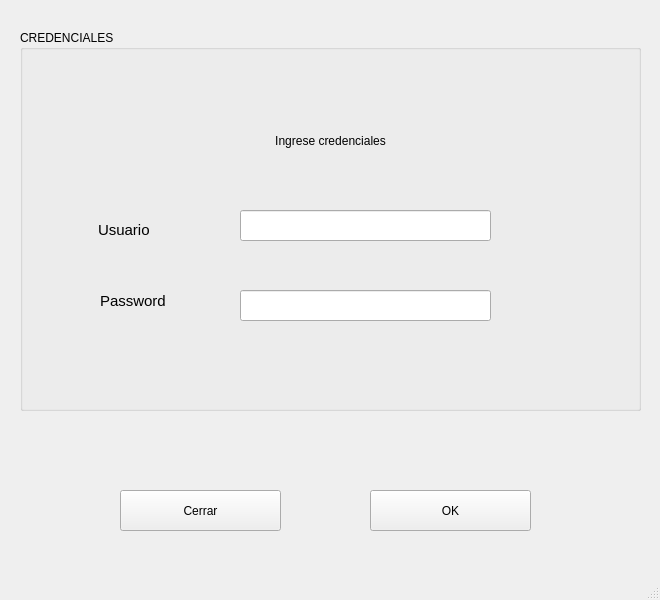
<?xml version="1.0" encoding="UTF-8"?>
<ui version="4.0">
 <class>MainWindow</class>
 <widget class="QMainWindow" name="MainWindow">
  <property name="geometry">
   <rect>
    <x>0</x>
    <y>0</y>
    <width>660</width>
    <height>600</height>
   </rect>
  </property>
  <property name="windowTitle">
   <string>Credenciales</string>
  </property>
  <property name="autoFillBackground">
   <bool>false</bool>
  </property>
  <property name="styleSheet">
   <string notr="true">.bg{
	background: rgb(0, 85, 127);
}</string>
  </property>
  <property name="unifiedTitleAndToolBarOnMac">
   <bool>false</bool>
  </property>
  <widget class="QWidget" name="centralwidget">
   <widget class="QPushButton" name="btn_ok">
    <property name="geometry">
     <rect>
      <x>370</x>
      <y>490</y>
      <width>161</width>
      <height>41</height>
     </rect>
    </property>
    <property name="text">
     <string>OK</string>
    </property>
    <property name="icon">
     <iconset>
      <normaloff>png/002-check.png</normaloff>png/002-check.png</iconset>
    </property>
    <property name="iconSize">
     <size>
      <width>32</width>
      <height>32</height>
     </size>
    </property>
    <property name="autoRepeat">
     <bool>false</bool>
    </property>
   </widget>
   <widget class="QPushButton" name="btn_cerrar">
    <property name="geometry">
     <rect>
      <x>120</x>
      <y>490</y>
      <width>161</width>
      <height>41</height>
     </rect>
    </property>
    <property name="text">
     <string>Cerrar</string>
    </property>
    <property name="icon">
     <iconset>
      <normaloff>png/001-cancel.png</normaloff>png/001-cancel.png</iconset>
    </property>
    <property name="iconSize">
     <size>
      <width>32</width>
      <height>32</height>
     </size>
    </property>
    <property name="autoRepeat">
     <bool>false</bool>
    </property>
   </widget>
   <widget class="QGroupBox" name="groupBox">
    <property name="geometry">
     <rect>
      <x>20</x>
      <y>30</y>
      <width>621</width>
      <height>381</height>
     </rect>
    </property>
    <property name="title">
     <string>CREDENCIALES</string>
    </property>
    <widget class="QLabel" name="label">
     <property name="geometry">
      <rect>
       <x>78</x>
       <y>190</y>
       <width>101</width>
       <height>20</height>
      </rect>
     </property>
     <property name="font">
      <font>
       <pointsize>11</pointsize>
       <weight>50</weight>
       <bold>false</bold>
      </font>
     </property>
     <property name="text">
      <string>Usuario</string>
     </property>
    </widget>
    <widget class="QLineEdit" name="lineEdit_User">
     <property name="geometry">
      <rect>
       <x>220</x>
       <y>180</y>
       <width>251</width>
       <height>31</height>
      </rect>
     </property>
    </widget>
    <widget class="QLineEdit" name="lineEdit_password">
     <property name="geometry">
      <rect>
       <x>220</x>
       <y>260</y>
       <width>251</width>
       <height>31</height>
      </rect>
     </property>
     <property name="echoMode">
      <enum>QLineEdit::Password</enum>
     </property>
    </widget>
    <widget class="QLabel" name="label_3">
     <property name="geometry">
      <rect>
       <x>80</x>
       <y>260</y>
       <width>121</width>
       <height>21</height>
      </rect>
     </property>
     <property name="font">
      <font>
       <pointsize>11</pointsize>
       <weight>50</weight>
       <bold>false</bold>
      </font>
     </property>
     <property name="text">
      <string>Password</string>
     </property>
    </widget>
    <widget class="QLabel" name="label_credencial">
     <property name="geometry">
      <rect>
       <x>10</x>
       <y>100</y>
       <width>601</width>
       <height>21</height>
      </rect>
     </property>
     <property name="text">
      <string>Ingrese credenciales</string>
     </property>
     <property name="alignment">
      <set>Qt::AlignCenter</set>
     </property>
    </widget>
   </widget>
  </widget>
  <widget class="QMenuBar" name="menubar">
   <property name="geometry">
    <rect>
     <x>0</x>
     <y>0</y>
     <width>660</width>
     <height>20</height>
    </rect>
   </property>
  </widget>
  <widget class="QStatusBar" name="statusbar"/>
 </widget>
 <resources/>
 <connections/>
</ui>
